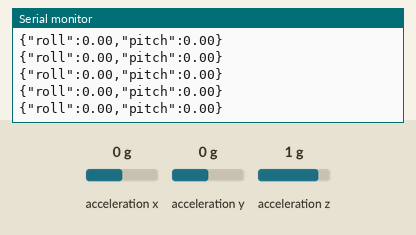
Bench run of a sketch on a simulated ESP32. On the bench: the last lines printed to the serial monitor. Wiring (inferred from the names in the program): MPU-6050 motion sensor at I2C address 0x68. The test bench sets the inputs (shaded band); at power-on: acceleration x 0 g, acceleration y 0 g, acceleration z 1 g.

Above: at 1.8 s.
1.9 s: acceleration x set to -1.4 g
At 1.93 s:
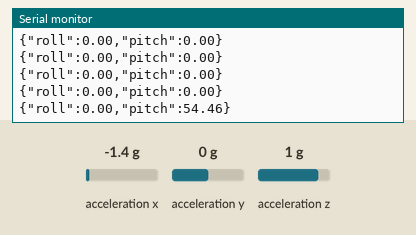
3.4 s: acceleration y set to -1.4 g
At 3.45 s:
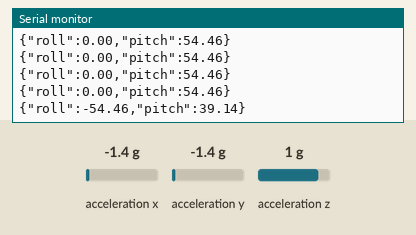
4.9 s: acceleration z set to -1.4 g
At 4.98 s:
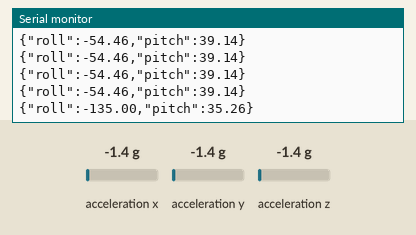
Timing chart, 0 to 7.9 s (numbered marks = the images above; inputs shaded):
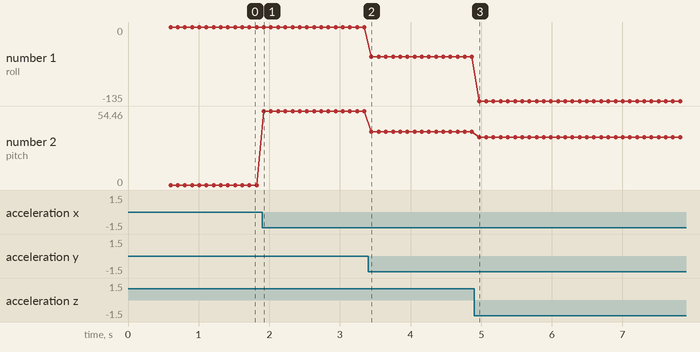

The sketch:

mpu.ino
```cpp
// MPU6050 tilt sensor -> JSON over USB serial, read by direction.py on the Mac.
// No external MPU6050 library needed: raw I2C register reads via Wire.h.
// Wiring (I2C): SDA -> GPIO8, SCL -> GPIO9, VCC -> 3V3, GND -> GND.
// (Chosen to avoid the TFT pins already in use: 2,4,15,18,19,21.)

#include <Wire.h>

const int SDA_PIN = 9;
const int SCL_PIN = 8;
const uint8_t MPU_ADDR = 0x68;

void mpuWrite(uint8_t reg, uint8_t val) {
  Wire.beginTransmission(MPU_ADDR);
  Wire.write(reg);
  Wire.write(val);
  Wire.endTransmission();
}

int16_t read16(uint8_t reg) {
  Wire.beginTransmission(MPU_ADDR);
  Wire.write(reg);
  Wire.endTransmission(false);
  Wire.requestFrom(MPU_ADDR, (uint8_t)2);
  int16_t hi = Wire.read();
  int16_t lo = Wire.read();
  return (hi << 8) | lo;
}

void setup() {
  Serial.begin(115200);
  delay(500);
  Serial.println("booting");
  Wire.begin(SDA_PIN, SCL_PIN);
  Serial.println("wire begin done");

  Wire.beginTransmission(MPU_ADDR);
  uint8_t err = Wire.endTransmission();
  Serial.print("i2c probe err=");
  Serial.println(err);   // 0 = ACK received, device present. nonzero = no response.

  mpuWrite(0x6B, 0x00);   // wake MPU6050 (clear sleep bit in PWR_MGMT_1)
  Serial.println("wake sent");
  delay(100);
}

void loop() {
  int16_t ax = read16(0x3B);
  int16_t ay = read16(0x3D);
  int16_t az = read16(0x3F);

  float axg = ax / 16384.0;
  float ayg = ay / 16384.0;
  float azg = az / 16384.0;

  float roll  = atan2(ayg, azg) * 180.0 / PI;
  float pitch = atan2(-axg, sqrt(ayg * ayg + azg * azg)) * 180.0 / PI;

  Serial.print("{\"roll\":");
  Serial.print(roll, 2);
  Serial.print(",\"pitch\":");
  Serial.print(pitch, 2);
  Serial.println("}");

  delay(100);
}
```

Measured:
- after the input at 1.9 s, the serial monitor: prints a new line at once (image 1)
- after the input at 3.4 s, the serial monitor: prints a new line after 0.05 s (image 2)
- after the input at 4.9 s, the serial monitor: prints a new line after 0.07 s (image 3)
- plotted number 1: 0 → -54.46 after the input at 3.4 s, -54.46 → -135 after the input at 4.9 s
- plotted number 2: 0 → 54.46 after the input at 1.9 s, 54.46 → 39.14 after the input at 3.4 s, 39.14 → 35.26 after the input at 4.9 s
